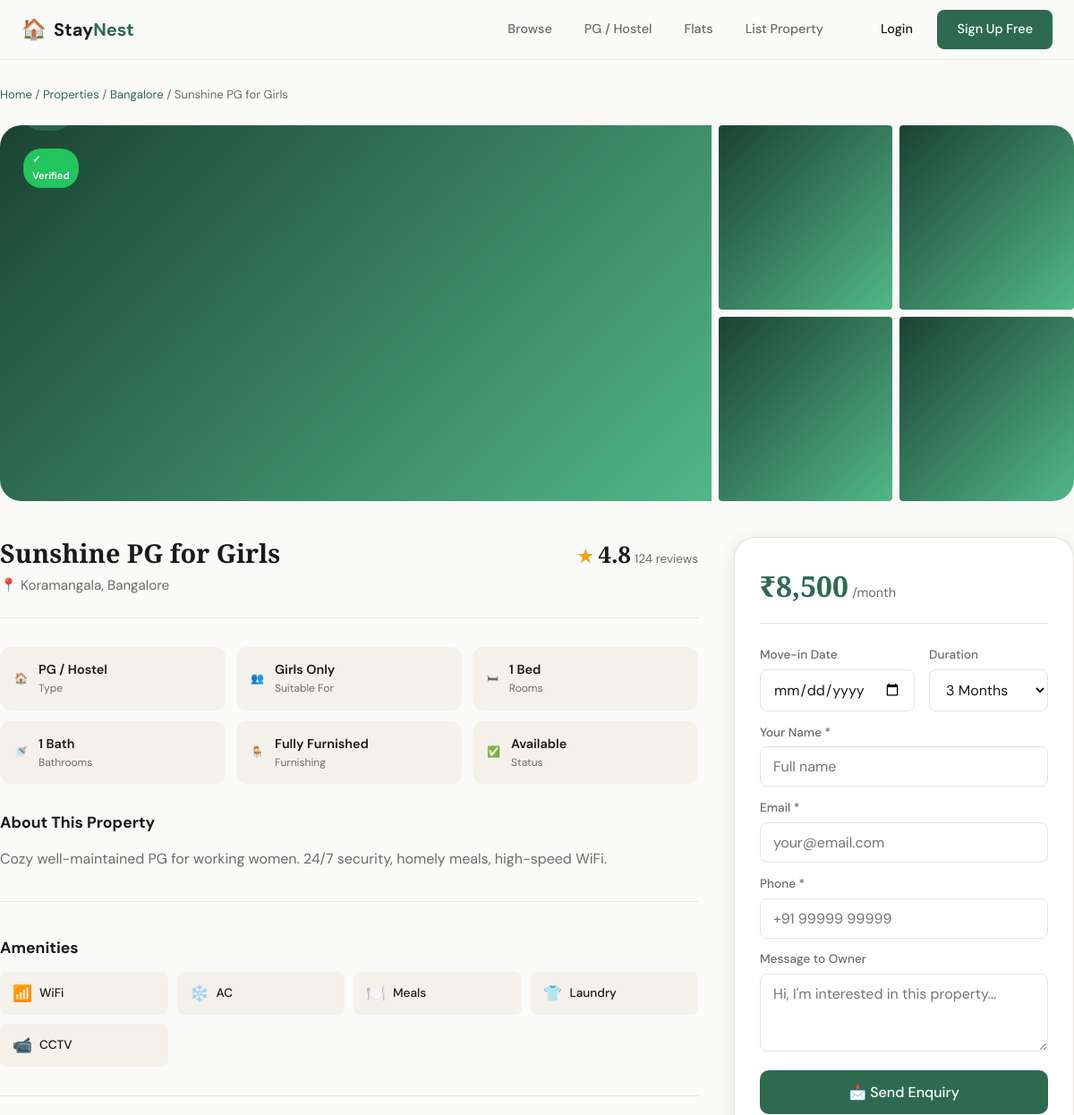
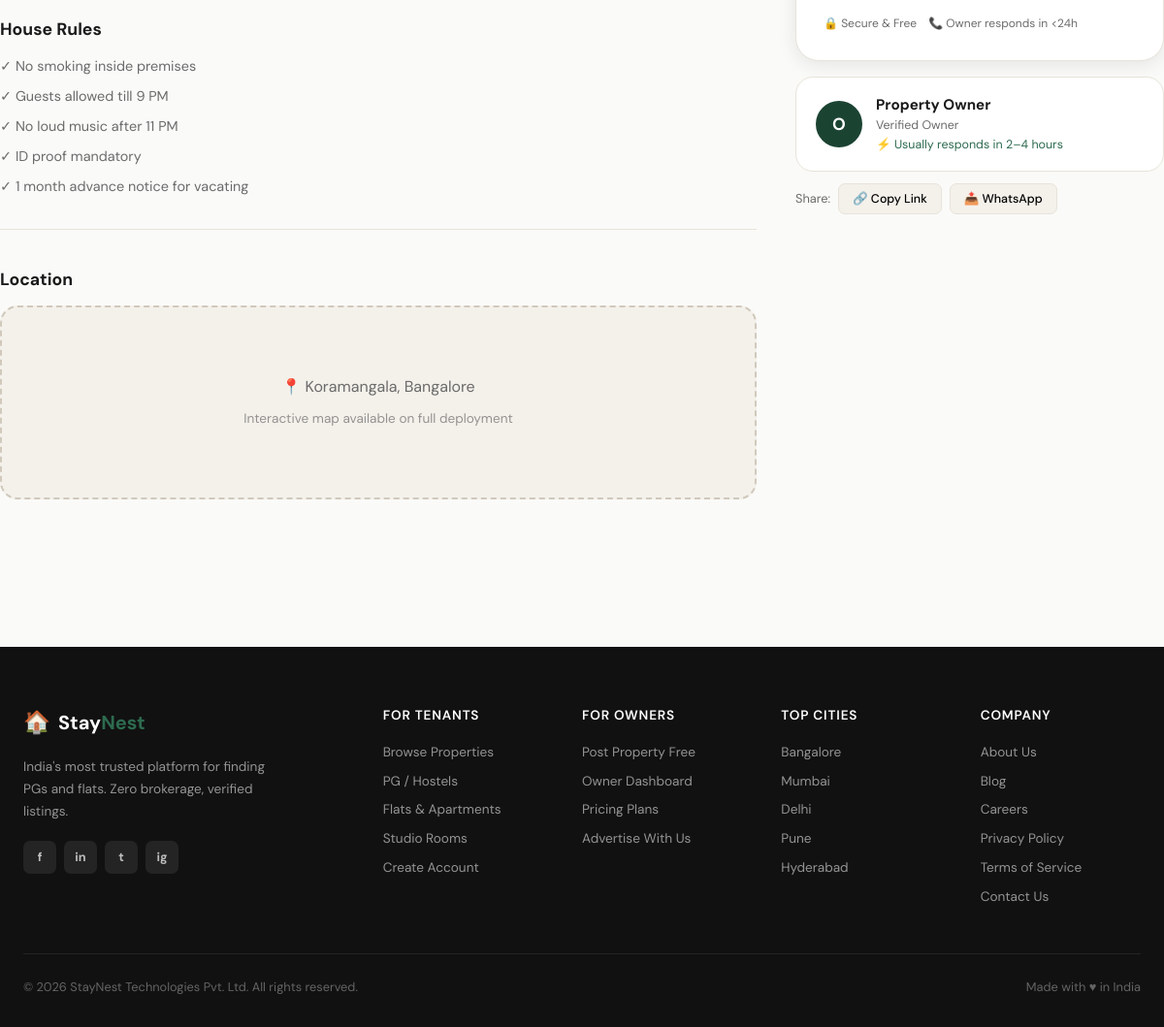
Page /property.php?id=1 on the committed database (2 pictures, top to bottom).
### tables this page shows
CREATE TABLE properties (
  id          INT AUTO_INCREMENT PRIMARY KEY,
  title       VARCHAR(200) NOT NULL,
  type        ENUM('pg','flat','studio') NOT NULL,
  gender      ENUM('male','female','coed') DEFAULT 'coed',
  city        VARCHAR(100) NOT NULL,
  area        VARCHAR(150) NOT NULL,
  address     TEXT,
  price       INT NOT NULL,
  description TEXT,
  beds        TINYINT DEFAULT 1,
  baths       TINYINT DEFAULT 1,
  furnished   ENUM('Fully Furnished','Semi Furnished','Unfurnished') DEFAULT 'Fully Furnished',
  amenities   JSON,
  verified    TINYINT(1) DEFAULT 0,
  available   TINYINT(1) DEFAULT 1,
  rating      DECIMAL(2,1) DEFAULT 0.0,
  reviews     INT DEFAULT 0,
  owner_id    INT,
  views       INT DEFAULT 0,
  created_at  DATETIME DEFAULT CURRENT_TIMESTAMP,
  FOREIGN KEY (owner_id) REFERENCES users(id) ON DELETE SET NULL
);

### includes/functions.php (called while the page is built, shortened)
<?php
function getPropertyById($id) {
    $db = getDB();
    $stmt = $db->prepare("SELECT * FROM properties WHERE id=?");
    $stmt->bind_param('i', $id);
    $stmt->execute();
    return $stmt->get_result()->fetch_assoc();
}
function isLoggedIn() {
    return isset($_SESSION['user_id']);
}
function getCurrentUser() {
    if (!isLoggedIn()) return null;
    $db = getDB();
    $stmt = $db->prepare("SELECT * FROM users WHERE id=?");
    $stmt->bind_param('i', $_SESSION['user_id']);
    $stmt->execute();
    return $stmt->get_result()->fetch_assoc();
}
function amenityIcon($a) {
    $icons = ['WiFi'=>'📶','AC'=>'❄️','Meals'=>'🍽️','Laundry'=>'👕','CCTV'=>'📹','Parking'=>'🅿️','Gym'=>'💪','Power Backup'=>'⚡','Housekeeping'=>'🧹'];
    return $icons[$a] ?? '✓';
}
?>

### property.php (the view, shortened to what this page needs)
<?php
require_once 'includes/functions.php';
$id = (int)($_GET['id'] ?? 0);
$p = getPropertyById($id);
$amenities = is_string($p['amenities']) ? json_decode($p['amenities'], true) : $p['amenities'];
$amenities = $amenities ?? [];
$typeLabels = ['pg'=>'PG / Hostel','flat'=>'Flat','studio'=>'Studio Room'];
$genderLabels = ['male'=>'Boys Only','female'=>'Girls Only','coed'=>'Co-ed'];
$bookingSuccess = false;
?>
<!DOCTYPE html>
<html lang="en">
<head>
<link rel="stylesheet" href="assets/css/style.css">
</head>
<body>
<?php include 'includes/header.php'; ?>
<div class="property-page container">
  <nav class="breadcrumb">
    <a href="index.php">Home</a> /
    <a href="listings.php">Properties</a> /
    <a href="listings.php?city=<?= urlencode($p['city']) ?>"><?= htmlspecialchars($p['city']) ?></a> /
    <span><?= htmlspecialchars($p['title']) ?></span>
  </nav>
  <div class="property-gallery">
    <div class="gallery-main <?= $p['type'] ?>-img gallery-hero">
      <div class="gallery-badge-group">
        <?php if ($p['verified']): ?><span class="badge-verified">✓ Verified</span><?php endif; ?>
        <span class="badge-type type-<?= $p['type'] ?>"><?= $typeLabels[$p['type']] ?? ucfirst($p['type']) ?></span>
      </div>
    </div>
    <div class="gallery-thumbs">
      <?php for($i=1;$i<=4;$i++): ?>
      <div class="gallery-thumb <?= $p['type'] ?>-img thumb-<?= $i ?>"></div>
      <?php endfor; ?>
    </div>
  </div>
  <div class="property-content">
    <div class="property-details">
      <div class="property-header">
        <div>
          <h1><?= htmlspecialchars($p['title']) ?></h1>
          <p class="property-location">📍 <?= htmlspecialchars($p['area']) ?>, <?= htmlspecialchars($p['city']) ?></p>
        </div>
        <div class="property-rating">
          <span class="big-star">★</span>
          <span class="big-rating"><?= number_format($p['rating'], 1) ?></span>
          <span class="rating-count"><?= $p['reviews'] ?> reviews</span>
        </div>
      </div>
      <div class="quick-info-grid">
        <div class="qi-item">
          <span class="qi-icon">🏠</span>
          <div><strong><?= $typeLabels[$p['type']] ?? ucfirst($p['type']) ?></strong><span>Type</span></div>
        </div>
        <div class="qi-item">
          <span class="qi-icon">👥</span>
          <div><strong><?= $genderLabels[$p['gender']] ?? ucfirst($p['gender']) ?></strong><span>Suitable For</span></div>
        </div>
        <div class="qi-item">
          <span class="qi-icon">🛏</span>
          <div><strong><?= $p['beds'] ?> Bed<?= $p['beds']>1?'s':'' ?></strong><span>Rooms</span></div>
        </div>
        <div class="qi-item">
          <span class="qi-icon">🚿</span>
          <div><strong><?= $p['baths'] ?> Bath<?= $p['baths']>1?'s':'' ?></strong><span>Bathrooms</span></div>
        </div>
        <div class="qi-item">
          <span class="qi-icon">🪑</span>
          <div><strong><?= htmlspecialchars($p['furnished']) ?></strong><span>Furnishing</span></div>
        </div>
        <div class="qi-item">
          <span class="qi-icon"><?= $p['available'] ? '✅' : '❌' ?></span>
          <div><strong><?= $p['available'] ? 'Available' : 'Not Available' ?></strong><span>Status</span></div>
        </div>
      </div>
      <section class="detail-section">
        <h2>About This Property</h2>
        <p><?= nl2br(htmlspecialchars($p['description'])) ?></p>
      </section>
      <section class="detail-section">
        <h2>Amenities</h2>
        <div class="amenities-full-grid">
          <?php foreach ($amenities as $a): ?>
          <div class="amenity-item">
            <span class="amenity-icon"><?= amenityIcon($a) ?></span>
            <span><?= htmlspecialchars($a) ?></span>
          </div>
          <?php endforeach; ?>
        </div>
      </section>
      <section class="detail-section">
        <h2>House Rules</h2>
        <ul class="rules-list">
          <li>✓ No smoking inside premises</li>
          <li>✓ Guests allowed till 9 PM</li>
          <li>✓ No loud music after 11 PM</li>
          <li>✓ ID proof mandatory</li>
          <li>✓ 1 month advance notice for vacating</li>
        </ul>
      </section>
      <section class="detail-section">
        <h2>Location</h2>
        <div class="map-placeholder">
          <div class="map-mock">
            <span>📍 <?= htmlspecialchars($p['area']) ?>, <?= htmlspecialchars($p['city']) ?></span>
            <p style="margin-top:.5rem;font-size:.85rem;opacity:.7">Interactive map available on full deployment</p>
          </div>
        </div>
      </section>
    </div>
    <aside class="booking-sidebar">
      <div class="booking-card" id="booking-card">
        <div class="booking-price">
          <span class="price-big">₹<?= number_format($p['price']) ?></span>
          <span class="price-unit">/month</span>
        </div>
        <?php if ($bookingSuccess): ?>
        <div class="booking-success">
          <div class="success-icon">🎉</div>
          <h3>Enquiry Sent!</h3>
          <p>The owner will contact you within 24 hours. Check your email for confirmation.</p>
          <a href="listings.php" class="btn-primary btn-full">Browse More</a>
        </div>
        <?php else: ?>
        <form method="POST" class="booking-form">
          <div class="form-row">
            <div class="form-group">
              <label>Move-in Date</label>
              <input type="date" name="checkin" min="<?= date('Y-m-d') ?>" required>
            </div>
            <div class="form-group">
              <label>Duration</label>
              <select name="checkout">
                <option value="3_months" selected>3 Months</option>
              </select>
            </div>
          </div>
          <?php if (!isLoggedIn()): ?>
          <div class="form-group">
            <label>Your Name *</label>
            <input type="text" name="name" placeholder="Full name" required>
          </div>
          <div class="form-group">
            <label>Email *</label>
            <input type="email" name="email" placeholder="your@email.com" required>
          </div>
          <div class="form-group">
            <label>Phone *</label>
            <input type="tel" name="phone" placeholder="+91 99999 99999" required>
          </div>
          <?php endif; ?>
          <div class="form-group">
            <label>Message to Owner</label>
            <textarea name="message" rows="3" placeholder="Hi, I'm interested in this property..."></textarea>
          </div>
          <button type="submit" name="book" class="btn-primary btn-full btn-large">
            📩 Send Enquiry
          </button>
        </form>
        <div class="booking-meta">
          <span>🔒 Secure &amp; Free</span>
          <span>📞 Owner responds in &lt;24h</span>
        </div>
        <?php endif; ?>
      </div>
      <div class="owner-card">
        <div class="owner-avatar">O</div>
        <div class="owner-info">
          <strong>Property Owner</strong>
          <span>Verified Owner</span>
          <span class="response-time">⚡ Usually responds in 2–4 hours</span>
        </div>
      </div>
      <div class="share-links">
        <span>Share:</span>
        <button onclick="navigator.share ? navigator.share({title:document.title,url:location.href}) : navigator.clipboard.writeText(location.href)" class="btn-share">🔗 Copy Link</button>
        <button class="btn-share">📤 WhatsApp</button>
      </div>
    </aside>
  </div>
</div>
<?php include 'includes/footer.php'; ?>
</body>
</html>

### includes/header.php (shortened to what this page needs)
<?php $user = getCurrentUser(); ?>
<header class="site-header" id="site-header">
  <div class="container header-inner">
    <a href="index.php" class="logo">
      <span class="logo-icon">🏠</span>
      <span class="logo-text">Stay<em>Nest</em></span>
    </a>
    <nav class="main-nav">
      <a href="listings.php">Browse</a>
      <a href="listings.php?type=pg">PG / Hostel</a>
      <a href="listings.php?type=flat">Flats</a>
      <a href="post-property.php">List Property</a>
    </nav>
    <div class="header-actions">
      <?php if ($user): ?>
        <a href="dashboard.php" class="btn-avatar"><?= strtoupper(substr($user['name'] ?? 'U', 0, 1)) ?></a>
        <a href="auth.php?action=logout" class="btn-ghost">Logout</a>
      <?php else: ?>
        <a href="auth.php?action=login" class="btn-ghost">Login</a>
        <a href="auth.php?action=register" class="btn-primary">Sign Up Free</a>
      <?php endif; ?>
    </div>
  </div>
</header>

### includes/footer.php
<footer class="site-footer">
  <div class="container">
    <div class="footer-grid">
      <div class="footer-brand">
        <a href="index.php" class="logo"><span class="logo-icon">🏠</span><span class="logo-text">Stay<em>Nest</em></span></a>
        <p>India's most trusted platform for finding PGs and flats. Zero brokerage, verified listings.</p>
        <div class="social-links">
          <a href="#" class="social-btn">f</a>
          <a href="#" class="social-btn">in</a>
          <a href="#" class="social-btn">t</a>
          <a href="#" class="social-btn">ig</a>
        </div>
      </div>
      <div class="footer-col">
        <h4>For Tenants</h4>
        <a href="listings.php">Browse Properties</a>
        <a href="listings.php?type=pg">PG / Hostels</a>
        <a href="listings.php?type=flat">Flats &amp; Apartments</a>
        <a href="listings.php?type=studio">Studio Rooms</a>
        <a href="auth.php?action=register">Create Account</a>
      </div>
      <div class="footer-col">
        <h4>For Owners</h4>
        <a href="post-property.php">Post Property Free</a>
        <a href="dashboard.php">Owner Dashboard</a>
        <a href="#">Pricing Plans</a>
        <a href="#">Advertise With Us</a>
      </div>
      <div class="footer-col">
        <h4>Top Cities</h4>
        <a href="listings.php?city=Bangalore">Bangalore</a>
        <a href="listings.php?city=Mumbai">Mumbai</a>
        <a href="listings.php?city=Delhi">Delhi</a>
        <a href="listings.php?city=Pune">Pune</a>
        <a href="listings.php?city=Hyderabad">Hyderabad</a>
      </div>
      <div class="footer-col">
        <h4>Company</h4>
        <a href="#">About Us</a>
        <a href="#">Blog</a>
        <a href="#">Careers</a>
        <a href="#">Privacy Policy</a>
        <a href="#">Terms of Service</a>
        <a href="#">Contact Us</a>
      </div>
    </div>
    <div class="footer-bottom">
      <p>© <?= date('Y') ?> StayNest Technologies Pvt. Ltd. All rights reserved.</p>
      <p>Made with ♥ in India</p>
    </div>
  </div>
</footer>

### rows in the picture
properties: city "Bangalore", title "Sunshine PG for Girls", area "Koramangala", rating "4.8", reviews "124", type "PG / Hostel", gender "Girls Only", beds "1", baths "1", furnished "Fully Furnished", description "Cozy well-maintained PG for working women. 24/7 security, homely meals, high-speed WiFi.", price "8,500"

### other values in the picture
amenityIcon($a) "📶"
$a "WiFi"
amenityIcon($a) "❄️"
$a "AC"
amenityIcon($a) "🍽️"
$a "Meals"
amenityIcon($a) "👕"
$a "Laundry"
amenityIcon($a) "📹"
$a "CCTV"
